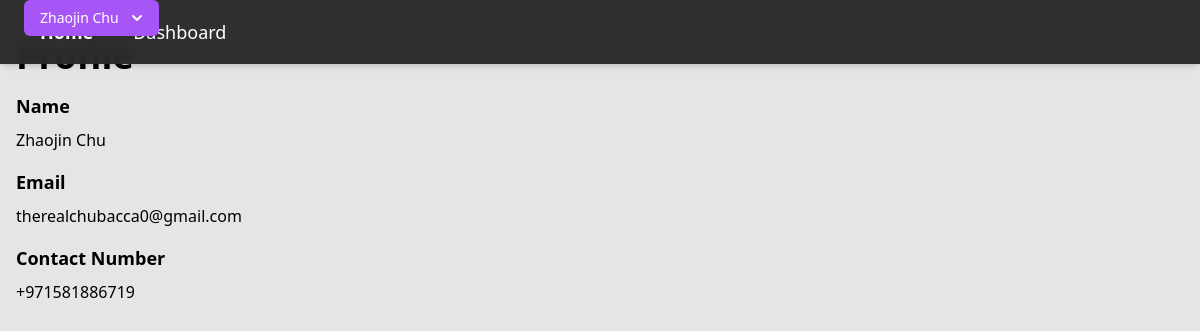
Page /profile (signed in) on the committed database.
### users/models.py (models this page shows, shortened)
class User(AbstractBaseUser):
    USER_TYPE_CHOICES = (
        (1, 'Student'),
        (2, 'Teacher'),
    )
    user_type = models.PositiveSmallIntegerField(
        choices=USER_TYPE_CHOICES,
        default=1,
    )
    email = models.EmailField(
        "email address",
        max_length=255,
        unique=True,
        validators=[EmailValidator(message="Enter a valid email address.")],
    )
    first_name = models.CharField(
        "first name",
        max_length=150,
        validators=[RegexValidator(r"^[a-zA-Z\s]+$", "Enter a valid first name (letters only).")],
    )
    last_name = models.CharField(
        "last name",
        max_length=150,
        validators=[RegexValidator(r"^[a-zA-Z\s]+$", "Enter a valid last name (letters only).")],
    )
    password = models.CharField(
        "password",
        max_length=255,
        validators=[
            MinLengthValidator(6),
            RegexValidator(
                r"^(?=.*[a-z])(?=.*[A-Z])(?=.*\d)[A-Za-z\d]{6,}$",
                "Password must have at least 6 characters, including a number and a capital letter.",
            ),
        ],
    )
    contact_number = PhoneNumberField()
    date_of_birth = models.DateField("date of birth")
    two_factor_enabled = models.BooleanField(default=False)
    two_factor_code = models.CharField(max_length=6, blank=True, null=True)
    two_factor_code_expiry = models.DateTimeField(blank=True, null=True)
    password_reset_token = models.CharField(max_length=100, null=True, blank=True)
    password_reset_token_created_at = models.DateTimeField(null=True, blank=True)
    objects = UserManager()
    USERNAME_FIELD = "email"
    REQUIRED_FIELDS = ["__all__"]

### users/views.py (the view)
# urls.py: path("profile", profile, name="user_profile"),
def profile(request):
    return render(request, "users/profile.html")

### templates/users/profile.html
{% extends "_base.html" %}
{% block content %}
  <div class="flex flex-col gap-4 justify-center w-full max-w-md px-4">
    <div class="text-4xl font-semibold">Profile</div>
    <div class="flex flex-col gap-4">
      <div class="flex flex-col gap-2">
        <div class="text-lg font-semibold">Name</div>
        <div>{{ user.first_name }} {{ user.last_name }}</div>
      </div>
      <div class="flex flex-col gap-2">
        <div class="text-lg font-semibold">Email</div>
        <div>{{ user.email }}</div>
      </div>
      <div class="flex flex-col gap-2">
        <div class="text-lg font-semibold">Contact Number</div>
        <div>{{ user.contact_number }}</div>
      </div>
    </div>
  </div>
{% endblock content %}

### templates/_base.html (shortened to what this page needs)
{% load static %} {% load static tailwind_tags %}
<!DOCTYPE html>
<html lang="en">
  <head>
    {% tailwind_css %}
  </head>
  <body class="bg-neutral-200" x-data="{ sidebarOpen: true }">
    <div>
      <header class="sticky top-0 z-50">
        <div
          class="flex fixed top-0 py-2 w-full items-center justify-between bg-neutral-800 bg-opacity-95 backdrop-blur shadow-md"
        >
          <div class="flex flex-grow gap-x-10 px-10 text-lg text-white py-2.5">
            {% if "home" or "password_reset" in request.path %}
            <div class="flex font-semibold">
              <a href="{% url 'index' %}" class="hover:text-purple-400">Home</a>
            </div>
            {% endif %} {% block navleft %}{% endblock navleft %} {% if user.is_authenticated %}
            <div class="flex">
              <a href="{% url 'dashboard' %}" class="hover:text-purple-400"
                >Dashboard</a
              >
            </div>
            {% endif %}
          </div>
          <div
            id="messages-container"
            class="fixed left-1/2 transform -translate-x-1/2 z-50 w-full max-w-md px-4"
          >
            <div class="w-full pt-2">
            </div>
          </div>
        </div>
        <div class="flex gap-x-6 px-6">
          {% block navright %}{% endblock navright %} {% if user.is_authenticated %}
          <div
            x-data="{ open: false }"
            class="relative inline-block text-left mr-4"
          >
            <div>
              <button
                @click="open = !open"
                type="button"
                class="inline-flex justify-center w-full rounded-md shadow-sm px-4 py-2 bg-purple-500 text-sm font-medium text-white hover:bg-purple-600 ring-purple-800"
                id="options-menu"
                aria-haspopup="true"
                x-bind:aria-expanded="open"
              >
                {{ user.first_name }} {{ user.last_name }}
                <svg
                  class="-mr-1 ml-2 h-5 w-5"
                  xmlns="http://www.w3.org/2000/svg"
                  viewBox="0 0 20 20"
                  fill="currentColor"
                  aria-hidden="true"
                >
                  <path
                    fill-rule="evenodd"
                    d="M5.293 7.293a1 1 0 011.414 0L10 10.586l3.293-3.293a1 1 0 111.414 1.414l-4 4a1 1 0 01-1.414 0l-4-4a1 1 0 010-1.414z"
                    clip-rule="evenodd"
                  />
                </svg>
              </button>
            </div>
          </div>
          {% endif %}
        </div>
      </header>
      <main class="relative">
        {% block content %} {% endblock content %}
      </main>
    </div>
  </body>
</html>

### rows in the picture
User: first_name "Zhaojin", last_name "Chu", email "therealchubacca0@gmail.com", contact_number "+971581886719"
